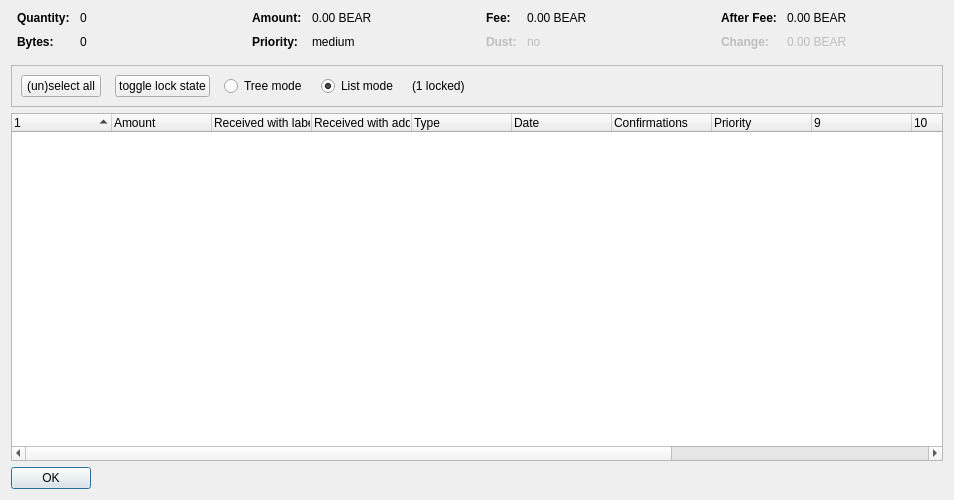
<?xml version="1.0" encoding="UTF-8"?>
<ui version="4.0">
 <class>CoinControlDialog</class>
 <widget class="QDialog" name="CoinControlDialog">
  <property name="geometry">
   <rect>
    <x>0</x>
    <y>0</y>
    <width>954</width>
    <height>500</height>
   </rect>
  </property>
  <property name="windowTitle">
   <string>Coin Selection</string>
  </property>
  <layout class="QVBoxLayout" name="verticalLayout">
   <item>
    <layout class="QHBoxLayout" name="horizontalLayoutTop" stretch="0,0,0,0">
     <property name="topMargin">
      <number>0</number>
     </property>
     <property name="bottomMargin">
      <number>10</number>
     </property>
     <item>
      <layout class="QFormLayout" name="formLayoutCoinControl1">
       <property name="horizontalSpacing">
        <number>10</number>
       </property>
       <property name="verticalSpacing">
        <number>10</number>
       </property>
       <property name="leftMargin">
        <number>6</number>
       </property>
       <property name="rightMargin">
        <number>6</number>
       </property>
       <item row="0" column="0">
        <widget class="QLabel" name="labelCoinControlQuantityText">
         <property name="font">
          <font>
           <weight>75</weight>
           <bold>true</bold>
          </font>
         </property>
         <property name="text">
          <string>Quantity:</string>
         </property>
        </widget>
       </item>
       <item row="0" column="1">
        <widget class="QLabel" name="labelCoinControlQuantity">
         <property name="cursor">
          <cursorShape>IBeamCursor</cursorShape>
         </property>
         <property name="contextMenuPolicy">
          <enum>Qt::ActionsContextMenu</enum>
         </property>
         <property name="text">
          <string notr="true">0</string>
         </property>
         <property name="textInteractionFlags">
          <set>Qt::LinksAccessibleByMouse|Qt::TextSelectableByKeyboard|Qt::TextSelectableByMouse</set>
         </property>
        </widget>
       </item>
       <item row="1" column="0">
        <widget class="QLabel" name="labelCoinControlBytesText">
         <property name="font">
          <font>
           <weight>75</weight>
           <bold>true</bold>
          </font>
         </property>
         <property name="text">
          <string>Bytes:</string>
         </property>
        </widget>
       </item>
       <item row="1" column="1">
        <widget class="QLabel" name="labelCoinControlBytes">
         <property name="cursor">
          <cursorShape>IBeamCursor</cursorShape>
         </property>
         <property name="contextMenuPolicy">
          <enum>Qt::ActionsContextMenu</enum>
         </property>
         <property name="text">
          <string notr="true">0</string>
         </property>
         <property name="textInteractionFlags">
          <set>Qt::LinksAccessibleByMouse|Qt::TextSelectableByKeyboard|Qt::TextSelectableByMouse</set>
         </property>
        </widget>
       </item>
      </layout>
     </item>
     <item>
      <layout class="QFormLayout" name="formLayoutCoinControl2">
       <property name="horizontalSpacing">
        <number>10</number>
       </property>
       <property name="verticalSpacing">
        <number>10</number>
       </property>
       <property name="leftMargin">
        <number>6</number>
       </property>
       <property name="rightMargin">
        <number>6</number>
       </property>
       <item row="0" column="0">
        <widget class="QLabel" name="labelCoinControlAmountText">
         <property name="font">
          <font>
           <weight>75</weight>
           <bold>true</bold>
          </font>
         </property>
         <property name="text">
          <string>Amount:</string>
         </property>
        </widget>
       </item>
       <item row="0" column="1">
        <widget class="QLabel" name="labelCoinControlAmount">
         <property name="cursor">
          <cursorShape>IBeamCursor</cursorShape>
         </property>
         <property name="contextMenuPolicy">
          <enum>Qt::ActionsContextMenu</enum>
         </property>
         <property name="text">
          <string notr="true">0.00 BEAR</string>
         </property>
         <property name="textInteractionFlags">
          <set>Qt::LinksAccessibleByMouse|Qt::TextSelectableByKeyboard|Qt::TextSelectableByMouse</set>
         </property>
        </widget>
       </item>
       <item row="1" column="0">
        <widget class="QLabel" name="labelCoinControlPriorityText">
         <property name="font">
          <font>
           <weight>75</weight>
           <bold>true</bold>
          </font>
         </property>
         <property name="text">
          <string>Priority:</string>
         </property>
        </widget>
       </item>
       <item row="1" column="1">
        <widget class="QLabel" name="labelCoinControlPriority">
         <property name="cursor">
          <cursorShape>IBeamCursor</cursorShape>
         </property>
         <property name="contextMenuPolicy">
          <enum>Qt::ActionsContextMenu</enum>
         </property>
         <property name="text">
          <string>medium</string>
         </property>
         <property name="textInteractionFlags">
          <set>Qt::LinksAccessibleByMouse|Qt::TextSelectableByKeyboard|Qt::TextSelectableByMouse</set>
         </property>
        </widget>
       </item>
      </layout>
     </item>
     <item>
      <layout class="QFormLayout" name="formLayoutCoinControl3">
       <property name="horizontalSpacing">
        <number>10</number>
       </property>
       <property name="verticalSpacing">
        <number>10</number>
       </property>
       <property name="leftMargin">
        <number>6</number>
       </property>
       <property name="rightMargin">
        <number>6</number>
       </property>
       <item row="0" column="0">
        <widget class="QLabel" name="labelCoinControlFeeText">
         <property name="font">
          <font>
           <weight>75</weight>
           <bold>true</bold>
          </font>
         </property>
         <property name="text">
          <string>Fee:</string>
         </property>
        </widget>
       </item>
       <item row="0" column="1">
        <widget class="QLabel" name="labelCoinControlFee">
         <property name="cursor">
          <cursorShape>IBeamCursor</cursorShape>
         </property>
         <property name="contextMenuPolicy">
          <enum>Qt::ActionsContextMenu</enum>
         </property>
         <property name="text">
          <string notr="true">0.00 BEAR</string>
         </property>
         <property name="textInteractionFlags">
          <set>Qt::LinksAccessibleByMouse|Qt::TextSelectableByKeyboard|Qt::TextSelectableByMouse</set>
         </property>
        </widget>
       </item>
       <item row="1" column="0">
        <widget class="QLabel" name="labelCoinControlLowOutputText">
         <property name="enabled">
          <bool>false</bool>
         </property>
         <property name="font">
          <font>
           <weight>75</weight>
           <bold>true</bold>
          </font>
         </property>
         <property name="text">
          <string>Dust:</string>
         </property>
        </widget>
       </item>
       <item row="1" column="1">
        <widget class="QLabel" name="labelCoinControlLowOutput">
         <property name="enabled">
          <bool>false</bool>
         </property>
         <property name="cursor">
          <cursorShape>IBeamCursor</cursorShape>
         </property>
         <property name="contextMenuPolicy">
          <enum>Qt::ActionsContextMenu</enum>
         </property>
         <property name="text">
          <string>no</string>
         </property>
         <property name="textInteractionFlags">
          <set>Qt::LinksAccessibleByMouse|Qt::TextSelectableByKeyboard|Qt::TextSelectableByMouse</set>
         </property>
        </widget>
       </item>
      </layout>
     </item>
     <item>
      <layout class="QFormLayout" name="formLayoutCoinControl4">
       <property name="horizontalSpacing">
        <number>10</number>
       </property>
       <property name="verticalSpacing">
        <number>10</number>
       </property>
       <property name="leftMargin">
        <number>6</number>
       </property>
       <property name="rightMargin">
        <number>6</number>
       </property>
       <item row="0" column="0">
        <widget class="QLabel" name="labelCoinControlAfterFeeText">
         <property name="font">
          <font>
           <weight>75</weight>
           <bold>true</bold>
          </font>
         </property>
         <property name="text">
          <string>After Fee:</string>
         </property>
        </widget>
       </item>
       <item row="0" column="1">
        <widget class="QLabel" name="labelCoinControlAfterFee">
         <property name="cursor">
          <cursorShape>IBeamCursor</cursorShape>
         </property>
         <property name="contextMenuPolicy">
          <enum>Qt::ActionsContextMenu</enum>
         </property>
         <property name="text">
          <string notr="true">0.00 BEAR</string>
         </property>
         <property name="textInteractionFlags">
          <set>Qt::LinksAccessibleByMouse|Qt::TextSelectableByKeyboard|Qt::TextSelectableByMouse</set>
         </property>
        </widget>
       </item>
       <item row="1" column="0">
        <widget class="QLabel" name="labelCoinControlChangeText">
         <property name="enabled">
          <bool>false</bool>
         </property>
         <property name="font">
          <font>
           <weight>75</weight>
           <bold>true</bold>
          </font>
         </property>
         <property name="text">
          <string>Change:</string>
         </property>
        </widget>
       </item>
       <item row="1" column="1">
        <widget class="QLabel" name="labelCoinControlChange">
         <property name="enabled">
          <bool>false</bool>
         </property>
         <property name="cursor">
          <cursorShape>IBeamCursor</cursorShape>
         </property>
         <property name="contextMenuPolicy">
          <enum>Qt::ActionsContextMenu</enum>
         </property>
         <property name="text">
          <string notr="true">0.00 BEAR</string>
         </property>
         <property name="textInteractionFlags">
          <set>Qt::LinksAccessibleByMouse|Qt::TextSelectableByKeyboard|Qt::TextSelectableByMouse</set>
         </property>
        </widget>
       </item>
      </layout>
     </item>
    </layout>
   </item>
   <item>
    <widget class="QFrame" name="frame">
     <property name="minimumSize">
      <size>
       <width>0</width>
       <height>40</height>
      </size>
     </property>
     <property name="frameShape">
      <enum>QFrame::StyledPanel</enum>
     </property>
     <property name="frameShadow">
      <enum>QFrame::Sunken</enum>
     </property>
     <layout class="QHBoxLayout" name="horizontalLayout">
      <item>
       <layout class="QHBoxLayout" name="horizontalLayoutPanel" stretch="0,0,0,0,0,0">
        <property name="spacing">
         <number>14</number>
        </property>
        <item>
         <widget class="QPushButton" name="pushButtonSelectAll">
          <property name="sizePolicy">
           <sizepolicy hsizetype="Maximum" vsizetype="Fixed">
            <horstretch>0</horstretch>
            <verstretch>0</verstretch>
           </sizepolicy>
          </property>
          <property name="text">
           <string>(un)select all</string>
          </property>
          <property name="autoDefault">
           <bool>false</bool>
          </property>
         </widget>
        </item>
        <item>
         <widget class="QPushButton" name="pushButtonToggleLock">
          <property name="sizePolicy">
           <sizepolicy hsizetype="Maximum" vsizetype="Fixed">
            <horstretch>0</horstretch>
            <verstretch>0</verstretch>
           </sizepolicy>
          </property>
          <property name="text">
           <string>toggle lock state</string>
          </property>
          <property name="autoDefault">
           <bool>false</bool>
          </property>
         </widget>
        </item>
        <item>
         <widget class="QRadioButton" name="radioTreeMode">
          <property name="sizePolicy">
           <sizepolicy hsizetype="Maximum" vsizetype="Fixed">
            <horstretch>0</horstretch>
            <verstretch>0</verstretch>
           </sizepolicy>
          </property>
          <property name="text">
           <string>Tree mode</string>
          </property>
         </widget>
        </item>
        <item>
         <widget class="QRadioButton" name="radioListMode">
          <property name="sizePolicy">
           <sizepolicy hsizetype="Maximum" vsizetype="Fixed">
            <horstretch>0</horstretch>
            <verstretch>0</verstretch>
           </sizepolicy>
          </property>
          <property name="text">
           <string>List mode</string>
          </property>
          <property name="checked">
           <bool>true</bool>
          </property>
         </widget>
        </item>
        <item>
         <widget class="QLabel" name="labelLocked">
          <property name="text">
           <string>(1 locked)</string>
          </property>
         </widget>
        </item>
        <item>
         <spacer name="horizontalSpacer">
          <property name="orientation">
           <enum>Qt::Horizontal</enum>
          </property>
          <property name="sizeHint" stdset="0">
           <size>
            <width>40</width>
            <height>20</height>
           </size>
          </property>
         </spacer>
        </item>
       </layout>
      </item>
     </layout>
    </widget>
   </item>
   <item>
    <widget class="CoinControlTreeWidget" name="treeWidget">
     <property name="contextMenuPolicy">
      <enum>Qt::CustomContextMenu</enum>
     </property>
     <property name="sortingEnabled">
      <bool>false</bool>
     </property>
     <property name="columnCount">
      <number>13</number>
     </property>
     <attribute name="headerShowSortIndicator" stdset="0">
      <bool>true</bool>
     </attribute>
     <attribute name="headerStretchLastSection">
      <bool>false</bool>
     </attribute>
     <column>
      <property name="text">
       <string/>
      </property>
     </column>
     <column>
      <property name="text">
       <string>Amount</string>
      </property>
     </column>
     <column>
      <property name="text">
       <string>Received with label</string>
      </property>
     </column>
     <column>
      <property name="text">
       <string>Received with address</string>
      </property>
     </column>
     <column>
      <property name="text">
       <string>Type</string>
      </property>
     </column>
     <column>
      <property name="text">
       <string>Date</string>
      </property>
     </column>
     <column>
      <property name="text">
       <string>Confirmations</string>
      </property>
      <property name="toolTip">
       <string>Confirmed</string>
      </property>
     </column>
     <column>
      <property name="text">
       <string>Priority</string>
      </property>
     </column>
     <column>
      <property name="text">
       <string/>
      </property>
     </column>
     <column>
      <property name="text">
       <string/>
      </property>
     </column>
     <column>
      <property name="text">
       <string/>
      </property>
     </column>
     <column>
      <property name="text">
       <string/>
      </property>
     </column>
     <column>
      <property name="text">
       <string/>
      </property>
     </column>
    </widget>
   </item>
   <item>
    <widget class="QDialogButtonBox" name="buttonBox">
     <property name="sizePolicy">
      <sizepolicy hsizetype="Maximum" vsizetype="Fixed">
       <horstretch>0</horstretch>
       <verstretch>0</verstretch>
      </sizepolicy>
     </property>
     <property name="orientation">
      <enum>Qt::Horizontal</enum>
     </property>
     <property name="standardButtons">
      <set>QDialogButtonBox::Ok</set>
     </property>
    </widget>
   </item>
  </layout>
 </widget>
 <customwidgets>
  <customwidget>
   <class>CoinControlTreeWidget</class>
   <extends>QTreeWidget</extends>
   <header>coincontroltreewidget.h</header>
  </customwidget>
 </customwidgets>
 <resources/>
 <connections/>
</ui>
